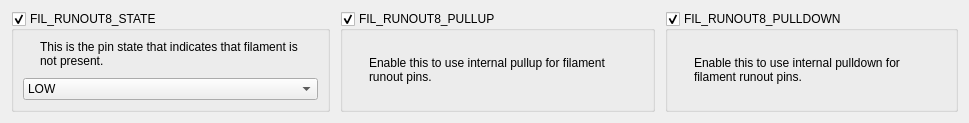
        <widget class="QWidget" name="tab_8">
         <property name="styleSheet">
          <string notr="true">#tab_8::enabled {
	background: rgb(50, 52, 59);
}


#tab_8::disabled {
	background: rgb(34, 35, 40);
}
</string>
         </property>
         <attribute name="title">
          <string>Sensor 8</string>
         </attribute>
         <layout class="QGridLayout" name="gridLayout_50">
          <item row="0" column="0">
           <widget class="QWidget" name="widget_10" native="true">
            <layout class="QGridLayout" name="gridLayout_22">
             <property name="leftMargin">
              <number>0</number>
             </property>
             <property name="topMargin">
              <number>0</number>
             </property>
             <property name="rightMargin">
              <number>0</number>
             </property>
             <property name="bottomMargin">
              <number>0</number>
             </property>
             <property name="spacing">
              <number>10</number>
             </property>
             <item row="0" column="1">
              <widget class="QGroupBox" name="uFilRunout8PullupBox">
               <property name="title">
                <string>FIL_RUNOUT8_PULLUP</string>
               </property>
               <property name="checkable">
                <bool>true</bool>
               </property>
               <layout class="QGridLayout" name="gridLayout_23">
                <property name="spacing">
                 <number>10</number>
                </property>
                <item row="0" column="0">
                 <widget class="QLabel" name="label_37">
                  <property name="sizePolicy">
                   <sizepolicy hsizetype="Fixed" vsizetype="Fixed">
                    <horstretch>0</horstretch>
                    <verstretch>0</verstretch>
                   </sizepolicy>
                  </property>
                  <property name="text">
                   <string/>
                  </property>
                  <property name="pixmap">
                   <pixmap resource="../resources/resources.qrc">:/info_FILL0_wght100_GRAD0_opsz20.svg</pixmap>
                  </property>
                 </widget>
                </item>
                <item row="0" column="1">
                 <widget class="QLabel" name="label_38">
                  <property name="text">
                   <string>Enable this to use internal pullup for filament runout pins.</string>
                  </property>
                  <property name="wordWrap">
                   <bool>true</bool>
                  </property>
                 </widget>
                </item>
               </layout>
              </widget>
             </item>
             <item row="0" column="0">
              <widget class="QGroupBox" name="uFilRunout8StateBox">
               <property name="title">
                <string>FIL_RUNOUT8_STATE</string>
               </property>
               <property name="checkable">
                <bool>true</bool>
               </property>
               <layout class="QGridLayout" name="gridLayout_25">
                <property name="spacing">
                 <number>10</number>
                </property>
                <item row="0" column="0">
                 <widget class="QLabel" name="label_35">
                  <property name="sizePolicy">
                   <sizepolicy hsizetype="Fixed" vsizetype="Fixed">
                    <horstretch>0</horstretch>
                    <verstretch>0</verstretch>
                   </sizepolicy>
                  </property>
                  <property name="text">
                   <string/>
                  </property>
                  <property name="pixmap">
                   <pixmap resource="../resources/resources.qrc">:/info_FILL0_wght100_GRAD0_opsz20.svg</pixmap>
                  </property>
                 </widget>
                </item>
                <item row="0" column="1">
                 <widget class="QLabel" name="label_36">
                  <property name="text">
                   <string>This is the pin state that indicates that filament is not present.</string>
                  </property>
                  <property name="wordWrap">
                   <bool>true</bool>
                  </property>
                 </widget>
                </item>
                <item row="1" column="0" colspan="2">
                 <widget class="Dropdown" name="uFilRunout8StateDropdown">
                  <item>
                   <property name="text">
                    <string>LOW</string>
                   </property>
                  </item>
                  <item>
                   <property name="text">
                    <string>HIGH</string>
                   </property>
                  </item>
                 </widget>
                </item>
               </layout>
              </widget>
             </item>
             <item row="0" column="2">
              <widget class="QGroupBox" name="uFilRunout8PulldownBox">
               <property name="title">
                <string>FIL_RUNOUT8_PULLDOWN</string>
               </property>
               <property name="checkable">
                <bool>true</bool>
               </property>
               <layout class="QGridLayout" name="gridLayout_24">
                <property name="spacing">
                 <number>10</number>
                </property>
                <item row="0" column="0">
                 <widget class="QLabel" name="label_63">
                  <property name="sizePolicy">
                   <sizepolicy hsizetype="Fixed" vsizetype="Fixed">
                    <horstretch>0</horstretch>
                    <verstretch>0</verstretch>
                   </sizepolicy>
                  </property>
                  <property name="text">
                   <string/>
                  </property>
                  <property name="pixmap">
                   <pixmap resource="../resources/resources.qrc">:/info_FILL0_wght100_GRAD0_opsz20.svg</pixmap>
                  </property>
                 </widget>
                </item>
                <item row="0" column="1">
                 <widget class="QLabel" name="label_64">
                  <property name="text">
                   <string>Enable this to use internal pulldown for filament runout pins.</string>
                  </property>
                  <property name="wordWrap">
                   <bool>true</bool>
                  </property>
                 </widget>
                </item>
               </layout>
              </widget>
             </item>
            </layout>
           </widget>
          </item>
         </layout>
        </widget>
